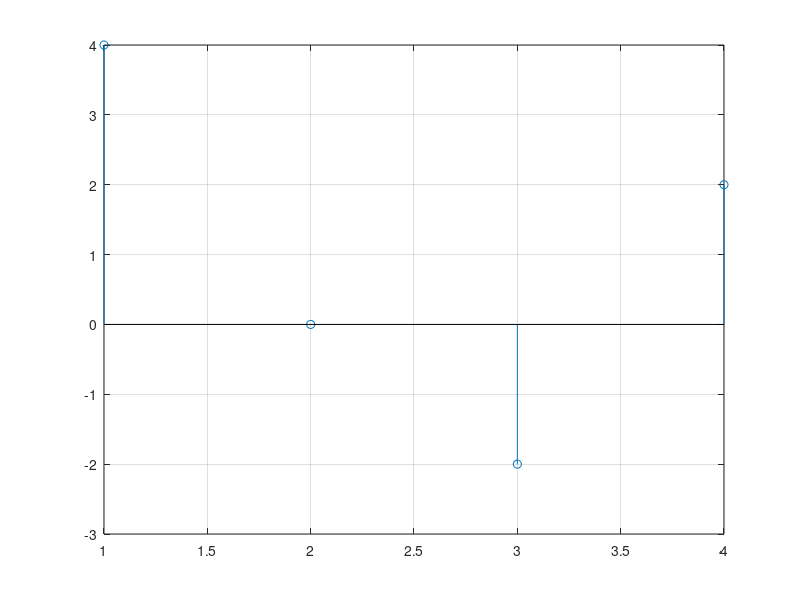

This figure's MATLAB source:
j = 1i;
g_n = [1 2 0 1];
h_n = [2 2 1 1];
x_n = g_n + j.*h_n;
N = 4;
W_N = exp(-j * 2*pi/N);
v = zeros(N,1);
F = zeros(N,N);
for d = 1:N
    v(d) = W_N^(d-1);
end

for t = 1:N
    F(:,t) = v.^(t-1);
end

%(1/sqrt(N).*F)^4
X_k = F*x_n'

figure
stem(1:N, X_k)
grid on